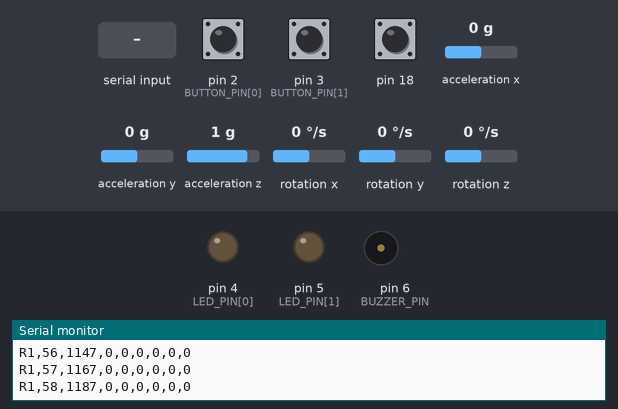
This sketch was run on a simulated Arduino Uno, built with avr-gcc and run on an emulated ATmega328P. Shown: output pins drawn as LEDs (lit = HIGH), buzzer (waves = sounding, pin HIGH), the last lines printed to the serial monitor. Wiring (inferred from the names in the program): MPU-6050 motion sensor at I2C address 0x68; MPU-6050 motion sensor at I2C address 0x69. The test bench sets the inputs (shaded band); at power-on: pin 2 (BUTTON_PIN[0]) HIGH, pin 3 (BUTTON_PIN[1]) HIGH, pin 18 HIGH, acceleration x 0 g, acceleration y 0 g, acceleration z 1 g, rotation x 0 °/s, rotation y 0 °/s, rotation z 0 °/s.

Above: at 1.2 s.
1.3 s: "H,1\n" received over Serial
At 1.8 s:
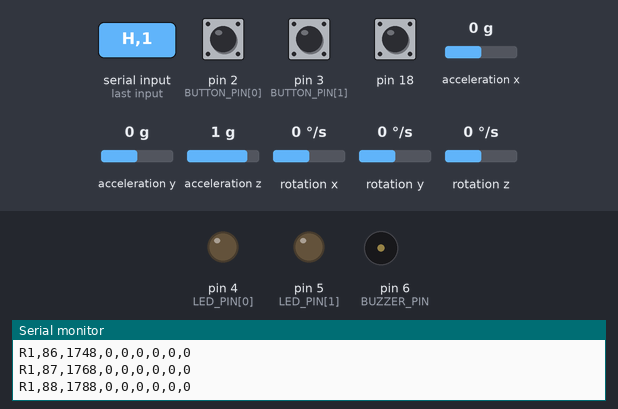
2.9 s: "H,2\n" received over Serial
At 3.05 s:
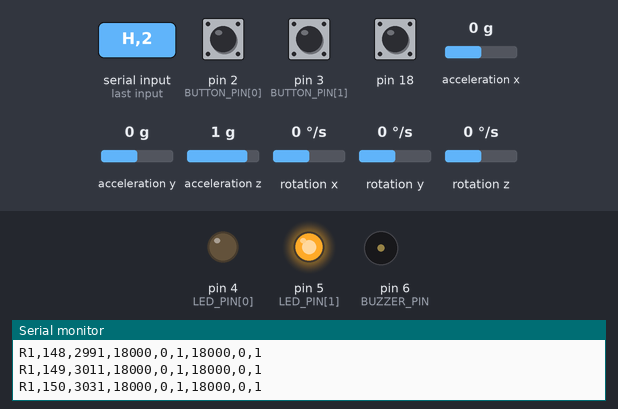
Timing chart, 0 to 5.9 s (numbered marks = the images above; inputs shaded):
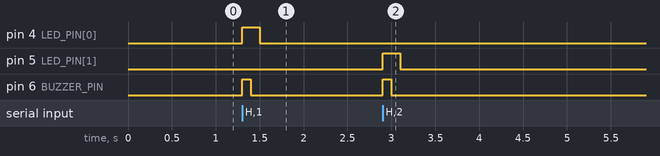

Measured:
- after the input at 1.3 s, pin 4 (LED_PIN[0]): LOW → HIGH at once, → LOW 0.20 s later; pin 6 (BUZZER_PIN): LOW → HIGH at once, → LOW 0.10 s later
- after the input at 2.9 s, pin 5 (LED_PIN[1]): LOW → HIGH at once, → LOW 0.20 s later; pin 6 (BUZZER_PIN): LOW → HIGH at once, → LOW 0.10 s later

The sketch:

twinflare_firmware.ino
```cpp
// Twinflare firmware: one Arduino Uno, two GY-521 rockets, R1 input stream and
// H/B/X/M feedback commands. Contract: Rocket-Game-System-Design.md,
// "Software responsibilities and serial contract".
//
// Wiring (see Twinflare-Physical-Assembly-Tutorial.md):
//   A4/A5 -> converter HV1/HV2; LV1/LV2 -> both GY-521 SDA/SCL
//   P1: 0x68 (AD0->GND), button D2, LED D4      P2: 0x69 (AD0->3.3V), button D3, LED D5
//   D6 -> 680R -> NPN base; buzzer between 5V and collector
//
// Output, 115200 8N1, one line every 20 ms:
//   R1,<seq>,<uptime ms>,<P1 roll centideg>,<P1 fire>,<P1 health>,<P2 roll>,<P2 fire>,<P2 health>
// Input, newline terminated, max 16 bytes per line:
//   H,1 / H,2  flash that LED 200 ms + 100 ms beep     B,1  50 ms beep
//   B,2        200 ms beep                             X    clear all outputs
//   M,1 / M,0  mute / unmute the buzzer (LEDs unaffected)
//
// No debug text is ever printed on the normal stream. Keep rockets still for
// two seconds after reset or after the browser opens the port (which resets
// the Uno) so the gyro bias is measured; health reads 0 during that time.

#include <Wire.h>
#include "TwinflareMpu.h"

// ---- Configuration -------------------------------------------------------
static const uint8_t SENSOR_ADDR[2] = {0x68, 0x69};
static const int8_t ROLL_SIGN[2] = {1, 1};        // set -1 for a player whose right bank reads negative
static const bool MOUNT_INVERTED[2] = {true, true};   // true if the GY-521 chip faces down when the rocket is level
static const bool BANK_ABOUT_Y[2] = {true, true};     // true if the GY-521's X axis runs across the rocket (long side sideways)
static const uint8_t BUTTON_PIN[2] = {2, 3};
static const uint8_t LED_PIN[2] = {4, 5};
static const uint8_t BUZZER_PIN = 6;

static const unsigned long SAMPLE_US = 10000;     // 100 Hz sensor sampling
static const unsigned long FRAME_MS = 20;         // 50 Hz R1 frames
static const unsigned long DEBOUNCE_MS = 20;
static const unsigned long HIT_LED_MS = 200;
static const unsigned long HIT_BEEP_MS = 100;
static const unsigned long COUNTDOWN_BEEP_MS = 50;
static const unsigned long END_BEEP_MS = 200;
static const unsigned long MAX_BEEP_MS = 250;     // merged beeps never run longer than this
static const uint8_t CMD_MAX = 16;

// ---- State ---------------------------------------------------------------
struct Button {
  bool stablePressed;
  bool lastRaw;
  unsigned long lastChangeMs;
};

static twinflare::Sensor sensors[2];
static Button buttons[2];
static unsigned long seq = 0;
static unsigned long lastSampleUs = 0;
static unsigned long lastFrameMs = 0;

static bool ledOn[2] = {false, false};
static unsigned long ledOffAt[2] = {0, 0};
static bool buzzerOn = false;
static unsigned long buzzerOffAt = 0;
static bool muted = false;

static char cmdBuf[CMD_MAX + 1];
static uint8_t cmdLen = 0;
static bool cmdDiscard = false;
static char lineBuf[64];

// ---- Buttons -------------------------------------------------------------
static bool readPressed(uint8_t pin) {
  return digitalRead(pin) == LOW;
}

static void updateButtons(unsigned long nowMs) {
  for (uint8_t i = 0; i < 2; i++) {
    Button &b = buttons[i];
    bool raw = readPressed(BUTTON_PIN[i]);
    if (raw != b.lastRaw) {
      b.lastRaw = raw;
      b.lastChangeMs = nowMs;
    } else if (raw != b.stablePressed && (nowMs - b.lastChangeMs) >= DEBOUNCE_MS) {
      b.stablePressed = raw;
    }
  }
}

// ---- Outputs -------------------------------------------------------------
static void buzzerSet(bool on) {
  buzzerOn = on;
  digitalWrite(BUZZER_PIN, on ? HIGH : LOW);
}

static void ledSet(uint8_t i, bool on) {
  ledOn[i] = on;
  digitalWrite(LED_PIN[i], on ? HIGH : LOW);
}

// Overlapping requests merge into one pulse bounded by MAX_BEEP_MS from now.
static void beep(unsigned long ms, unsigned long nowMs) {
  if (muted) return;
  if (ms > MAX_BEEP_MS) ms = MAX_BEEP_MS;
  unsigned long offAt = nowMs + ms;
  if (!buzzerOn || (long)(offAt - buzzerOffAt) > 0) buzzerOffAt = offAt;
  if ((long)(buzzerOffAt - (nowMs + MAX_BEEP_MS)) > 0) buzzerOffAt = nowMs + MAX_BEEP_MS;
  buzzerSet(true);
}

static void hit(uint8_t i, unsigned long nowMs) {
  ledSet(i, true);
  ledOffAt[i] = nowMs + HIT_LED_MS;
  beep(HIT_BEEP_MS, nowMs);
}

static void clearOutputs() {
  ledSet(0, false);
  ledSet(1, false);
  buzzerSet(false);
}

static void expireOutputs(unsigned long nowMs) {
  for (uint8_t i = 0; i < 2; i++) {
    if (ledOn[i] && (long)(nowMs - ledOffAt[i]) >= 0) ledSet(i, false);
  }
  if (buzzerOn && (long)(nowMs - buzzerOffAt) >= 0) buzzerSet(false);
}

// ---- Commands from the browser ------------------------------------------
static void handleCommand(const char *cmd, unsigned long nowMs) {
  if (strcmp(cmd, "H,1") == 0) hit(0, nowMs);
  else if (strcmp(cmd, "H,2") == 0) hit(1, nowMs);
  else if (strcmp(cmd, "B,1") == 0) beep(COUNTDOWN_BEEP_MS, nowMs);
  else if (strcmp(cmd, "B,2") == 0) beep(END_BEEP_MS, nowMs);
  else if (strcmp(cmd, "X") == 0) clearOutputs();
  else if (strcmp(cmd, "M,1") == 0) { muted = true; buzzerSet(false); }
  else if (strcmp(cmd, "M,0") == 0) muted = false;
  // Unknown or malformed commands are ignored.
}

static void readCommands(unsigned long nowMs) {
  while (Serial.available()) {
    char c = (char)Serial.read();
    if (cmdDiscard) {
      if (c == '\n') cmdDiscard = false;
      continue;
    }
    if (c == '\n') {
      cmdBuf[cmdLen] = '\0';
      if (cmdLen > 0) handleCommand(cmdBuf, nowMs);
      cmdLen = 0;
    } else if (c == '\r') {
      // ignore
    } else if (cmdLen < CMD_MAX) {
      cmdBuf[cmdLen++] = c;
    } else {
      cmdLen = 0;
      cmdDiscard = true;   // overlong line: drop through its newline
    }
  }
}

// ---- Frame output --------------------------------------------------------
static void sendFrame(unsigned long nowMs) {
  int roll[2];
  for (uint8_t i = 0; i < 2; i++) {
    roll[i] = (sensors[i].health == twinflare::HEALTH_OK) ? sensors[i].rollCentideg : 0;
  }
  int n = snprintf(lineBuf, sizeof(lineBuf), "R1,%lu,%lu,%d,%d,%d,%d,%d,%d\n",
                   seq, nowMs,
                   roll[0], buttons[0].stablePressed ? 1 : 0, (int)sensors[0].health,
                   roll[1], buttons[1].stablePressed ? 1 : 0, (int)sensors[1].health);
  if (n <= 0 || n >= (int)sizeof(lineBuf)) return;
  if (Serial.availableForWrite() < n) return;   // never block; the next frame is newer anyway
  Serial.write((const uint8_t *)lineBuf, (size_t)n);
  seq++;
}

// ---- Arduino entry points -------------------------------------------------
void setup() {
  for (uint8_t i = 0; i < 2; i++) {
    pinMode(LED_PIN[i], OUTPUT);
    digitalWrite(LED_PIN[i], LOW);
  }
  pinMode(BUZZER_PIN, OUTPUT);
  digitalWrite(BUZZER_PIN, LOW);

  for (uint8_t i = 0; i < 2; i++) {
    pinMode(BUTTON_PIN[i], INPUT_PULLUP);
    bool pressed = readPressed(BUTTON_PIN[i]);
    buttons[i].stablePressed = pressed;
    buttons[i].lastRaw = pressed;
    buttons[i].lastChangeMs = 0;
  }

  Serial.begin(115200);
  twinflare::recoverBus();   // a reset can interrupt a transaction; start from a clean bus
  unsigned long nowMs = millis();
  for (uint8_t i = 0; i < 2; i++) {
    twinflare::resetState(sensors[i], SENSOR_ADDR[i], ROLL_SIGN[i], MOUNT_INVERTED[i], BANK_ABOUT_Y[i]);
    twinflare::configure(sensors[i], nowMs);
  }
}

void loop() {
  unsigned long nowUs = micros();
  unsigned long nowMs = millis();

  readCommands(nowMs);
  updateButtons(nowMs);

  if (nowUs - lastSampleUs >= SAMPLE_US) {
    lastSampleUs = nowUs;
    for (uint8_t i = 0; i < 2; i++) {
      twinflare::retryIfFaulted(sensors[i], nowMs);
      twinflare::sample(sensors[i], nowUs);
    }
  }

  if (nowMs - lastFrameMs >= FRAME_MS) {
    lastFrameMs = nowMs;
    sendFrame(nowMs);
  }

  expireOutputs(nowMs);
}
```

TwinflareMpu.h
```cpp
// TwinflareMpu.h - minimal MPU6050 (GY-521) driver for two addressed modules.
// Shared by diag5_mpu_read and twinflare_firmware. Keep both copies identical.
//
// Uses raw Wire register access instead of the Adafruit library so that each
// address has its own state, every bus error is visible, and no dynamic memory
// is used. Bank is the rotation about the rocket's long axis. With the module's
// X axis along the rocket that is atan2(ay, az) corrected by the X gyro; with
// the module's X axis across the rocket (long axis = sensor Y) it is
// atan2(-ax, az) corrected by the Y gyro. A chip-down mount flips the lateral
// and vertical accelerometer axes. Both are per-sensor options.

#pragma once
#include <Arduino.h>
#include <Wire.h>

namespace twinflare {

enum Health : uint8_t { HEALTH_INIT = 0, HEALTH_OK = 1, HEALTH_FAULT = 2 };

static const uint8_t REG_SMPLRT_DIV   = 0x19;
static const uint8_t REG_CONFIG       = 0x1A;
static const uint8_t REG_GYRO_CONFIG  = 0x1B;
static const uint8_t REG_ACCEL_CONFIG = 0x1C;
static const uint8_t REG_ACCEL_XOUT_H = 0x3B;
static const uint8_t REG_PWR_MGMT_1   = 0x6B;
static const uint8_t REG_WHO_AM_I     = 0x75;

static const float GYRO_LSB_PER_DPS = 131.0f;      // +/-250 deg/s full scale
static const float FILTER_ALPHA = 0.96f;           // gyro weight per 100 Hz step
static const uint16_t BIAS_SAMPLES = 200;          // 2 s still at 100 Hz
static const unsigned long RETRY_MS = 1000;        // reinit interval after a fault
static const long ROLL_LIMIT_CENTIDEG = 18000;

struct Sensor {
  uint8_t addr;
  int8_t sign;               // +1 or -1 so that a right bank is positive
  bool inverted;             // true when the module is mounted component side down
  bool bankAboutY;           // true when the module's X axis runs across the rocket
  uint8_t health;            // Health enum
  float roll;                // filtered roll, degrees, before sign
  float gyroBias;            // deg/s about X, measured while still
  float biasSum;
  uint16_t biasCount;
  unsigned long lastSampleUs;
  unsigned long lastInitMs;
  int16_t ax, ay, az, gx, gy, gz;
  int16_t rollCentideg;      // signed, clamped to +/-18000
  uint8_t whoAmI;
};

inline bool writeReg(uint8_t addr, uint8_t reg, uint8_t value) {
  Wire.beginTransmission(addr);
  Wire.write(reg);
  Wire.write(value);
  return Wire.endTransmission() == 0;
}

inline bool readRegs(uint8_t addr, uint8_t reg, uint8_t *buf, uint8_t count) {
  Wire.beginTransmission(addr);
  Wire.write(reg);
  if (Wire.endTransmission(false) != 0) return false;
  if (Wire.requestFrom(addr, count) != count) return false;
  for (uint8_t i = 0; i < count; i++) buf[i] = (uint8_t)Wire.read();
  return true;
}

// AVR core 1.8.3 or newer is required: it provides setWireTimeout(). Core 1.8.8
// ships with Arduino IDE 2.x. The WIRE_HAS_TIMEOUT macro is not defined there,
// so the calls are made unconditionally instead of being guarded by it.
inline void clearBusTimeout() {
  if (Wire.getWireTimeoutFlag()) Wire.clearWireTimeoutFlag();
}

inline void beginBus() {
  Wire.begin();
  Wire.setClock(100000);
  // 25 ms per transaction, then reset the TWI hardware so a stuck bus cannot hang the loop.
  Wire.setWireTimeout(25000, true);
}

// Recovers a bus left in a bad state by a glitch: a slave holding SDA low
// mid-byte, or the TWI peripheral stuck after a bus error. Clocks SCL until
// SDA releases, issues a STOP, then restarts Wire. Takes well under 1 ms.
inline void recoverBus() {
  Wire.end();
  pinMode(SDA, INPUT_PULLUP);
  pinMode(SCL, INPUT_PULLUP);
  delayMicroseconds(10);
  for (uint8_t i = 0; i < 9 && digitalRead(SDA) == LOW; i++) {
    digitalWrite(SCL, LOW);
    pinMode(SCL, OUTPUT);
    delayMicroseconds(10);
    pinMode(SCL, INPUT_PULLUP);
    delayMicroseconds(10);
  }
  digitalWrite(SDA, LOW);
  pinMode(SDA, OUTPUT);
  delayMicroseconds(10);
  pinMode(SDA, INPUT_PULLUP);     // SDA low to high while SCL is high: STOP
  delayMicroseconds(10);
  beginBus();
}

inline void resetState(Sensor &s, uint8_t addr, int8_t sign, bool inverted, bool bankAboutY) {
  s.addr = addr;
  s.sign = (sign < 0) ? -1 : 1;
  s.inverted = inverted;
  s.bankAboutY = bankAboutY;
  s.health = HEALTH_FAULT;
  s.roll = 0.0f;
  s.gyroBias = 0.0f;
  s.biasSum = 0.0f;
  s.biasCount = 0;
  s.lastSampleUs = 0;
  s.lastInitMs = 0;
  s.ax = s.ay = s.az = s.gx = s.gy = s.gz = 0;
  s.rollCentideg = 0;
  s.whoAmI = 0;
}

// Wakes and configures the sensor. On success health becomes HEALTH_INIT and
// the next BIAS_SAMPLES samples estimate the gyro bias; keep the rocket still.
inline bool configure(Sensor &s, unsigned long nowMs) {
  s.lastInitMs = nowMs;
  s.biasSum = 0.0f;
  s.biasCount = 0;
  s.gyroBias = 0.0f;
  s.lastSampleUs = 0;
  s.rollCentideg = 0;

  uint8_t who = 0;
  uint8_t pwr = 0xFF;
  bool ok = readRegs(s.addr, REG_WHO_AM_I, &who, 1)
         && writeReg(s.addr, REG_PWR_MGMT_1, 0x01)     // wake, clock = PLL with X gyro
         && writeReg(s.addr, REG_SMPLRT_DIV, 9)        // 1 kHz / (1 + 9) = 100 Hz
         && writeReg(s.addr, REG_CONFIG, 0x03)         // DLPF: 44 Hz accel, 42 Hz gyro
         && writeReg(s.addr, REG_GYRO_CONFIG, 0x00)    // +/-250 deg/s
         && writeReg(s.addr, REG_ACCEL_CONFIG, 0x00)   // +/-2 g
         && readRegs(s.addr, REG_PWR_MGMT_1, &pwr, 1)
         && pwr == 0x01;
  clearBusTimeout();
  s.whoAmI = who;
  s.health = ok ? HEALTH_INIT : HEALTH_FAULT;
  return ok;
}

// One 100 Hz sample. A failed read marks the sensor faulted; stale values are
// never reused as fresh.
inline void sample(Sensor &s, unsigned long nowUs) {
  if (s.health == HEALTH_FAULT) return;

  uint8_t raw[14];
  if (!readRegs(s.addr, REG_ACCEL_XOUT_H, raw, 14)) {
    clearBusTimeout();
    s.health = HEALTH_FAULT;
    s.rollCentideg = 0;
    return;
  }
  s.ax = (int16_t)(((uint16_t)raw[0] << 8) | raw[1]);
  s.ay = (int16_t)(((uint16_t)raw[2] << 8) | raw[3]);
  s.az = (int16_t)(((uint16_t)raw[4] << 8) | raw[5]);
  // raw[6], raw[7]: temperature, unused
  s.gx = (int16_t)(((uint16_t)raw[8] << 8) | raw[9]);
  s.gy = (int16_t)(((uint16_t)raw[10] << 8) | raw[11]);
  s.gz = (int16_t)(((uint16_t)raw[12] << 8) | raw[13]);

  // Rotation about X by t gives ay = g sin t, az = g cos t, gx = dt/dt.
  // Rotation about Y by t gives ax = -g sin t, az = g cos t, gy = dt/dt.
  float lateral = s.bankAboutY ? -(float)s.ax : (float)s.ay;
  float vertical = (float)s.az;
  float gyroRate = (s.bankAboutY ? (float)s.gy : (float)s.gx) / GYRO_LSB_PER_DPS;
  if (s.inverted) {            // 180 degrees about the long axis: lateral and vertical flip
    lateral = -lateral;
    vertical = -vertical;
  }
  float accRoll = atan2(lateral, vertical) * (180.0f / PI);

  if (s.health == HEALTH_INIT) {
    s.biasSum += gyroRate;
    s.biasCount++;
    s.roll = accRoll;
    if (s.biasCount >= BIAS_SAMPLES) {
      s.gyroBias = s.biasSum / (float)s.biasCount;
      s.health = HEALTH_OK;
    }
  } else {
    float dt = (s.lastSampleUs == 0) ? 0.01f : (float)(nowUs - s.lastSampleUs) * 1.0e-6f;
    if (dt > 0.05f) dt = 0.05f;
    float predicted = s.roll + (gyroRate - s.gyroBias) * dt;
    s.roll = FILTER_ALPHA * predicted + (1.0f - FILTER_ALPHA) * accRoll;
  }
  s.lastSampleUs = nowUs;

  float scaled = s.roll * (float)s.sign * 100.0f;
  long centi = (long)(scaled + (scaled >= 0.0f ? 0.5f : -0.5f));
  if (centi > ROLL_LIMIT_CENTIDEG) centi = ROLL_LIMIT_CENTIDEG;
  if (centi < -ROLL_LIMIT_CENTIDEG) centi = -ROLL_LIMIT_CENTIDEG;
  s.rollCentideg = (int16_t)centi;
}

// Recovers the bus and reconfigures a faulted sensor at most once per RETRY_MS.
// Health returns to HEALTH_INIT, so the browser sees the sensor as not yet valid.
inline void retryIfFaulted(Sensor &s, unsigned long nowMs) {
  if (s.health != HEALTH_FAULT) return;
  if (nowMs - s.lastInitMs < RETRY_MS) return;
  recoverBus();
  configure(s, nowMs);
}

}  // namespace twinflare
```
